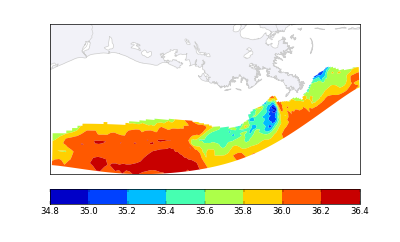

Write the Python code that produced this figure.
from okean import roms, pl_tools
import pylab as pl

def proj(xlim,ylim):
  from mpl_toolkits.basemap import Basemap
  return Basemap(projection='merc',
               resolution='h',
               llcrnrlat=ylim[0],
               llcrnrlon=xlim[0],
               urcrnrlat=ylim[1],
               urcrnrlon=xlim[1],
               lat_ts=0.0)


def draw_map(m,ax):
  m.fillcontinents(color='#f2f2f8',ax=ax)
  m.drawcountries(color='#cccccc',ax=ax)
  m.drawstates(color='#cccccc',ax=ax)
  m.drawcoastlines(color='#cccccc',ax=ax)


his='ocean_his.nc'
grd='ocean_grd.nc'

r=roms.His(his)
m=proj([r.grid.lon.min(),r.grid.lon.max()],
       [r.grid.lat.min(),r.grid.lat.max()])

x,y,z,v=r.slicez('salt',-50,0)
x,y=m(x,y)
pl.figure(figsize=(8,4.85))
ax=pl.axes()
p=ax.contourf(x,y,v)
pl.colorbar(p,orientation='horizontal',pad=0.075)

draw_map(m,ax)
pl.savefig('ex_roms_03.png',dpi=50)
